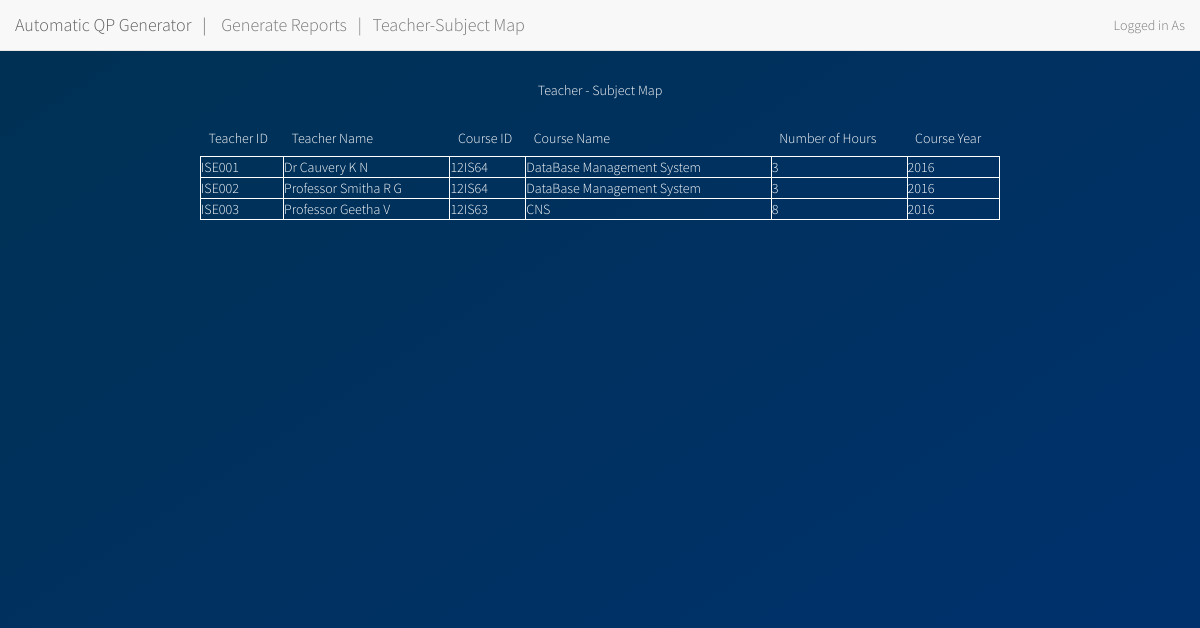
/admin/teachsub.php, run on the app's committed database.
### tables this page shows
CREATE TABLE `handled_by` (
  `Teacher_ID` varchar(20) NOT NULL DEFAULT '',
  `Course_ID` varchar(10) NOT NULL DEFAULT '',
  `No_of_Hours` int(5) DEFAULT NULL,
  `Course_Year` int(5) NOT NULL DEFAULT '0'
);

CREATE TABLE `teacher` (
  `FName` varchar(20) DEFAULT NULL,
  `MName` varchar(20) DEFAULT NULL,
  `LName` varchar(20) DEFAULT NULL,
  `Teacher_ID` varchar(20) NOT NULL,
  `Designation` varchar(20) DEFAULT NULL,
  `Dep_ID` varchar(10) DEFAULT NULL,
  `HOD_ID` varchar(20) DEFAULT NULL,
  `Password` varchar(1000) DEFAULT NULL
);

CREATE TABLE `course` (
  `Semester` int(10) DEFAULT NULL,
  `Course_ID` varchar(10) NOT NULL,
  `Credits` int(5) DEFAULT NULL,
  `Course_Tyoe` varchar(20) DEFAULT NULL,
  `Dept_ID` varchar(10) DEFAULT NULL,
  `Course_Name` varchar(50) DEFAULT NULL
);

### admin/teachsub.php (the view, shortened to what this page needs)
<!DOCTYPE html>
<?php
$result = mysql_query("SELECT * FROM Handled_By");
echo "<div class = 'wrapper'>
		<div class = 'container'>";
echo "Teacher - Subject Map<br><br>";
echo "<center><table>
<tr>
<th>Teacher ID</th>
<th>Teacher Name</th>
<th>Course ID</th>
<th>Course Name</th>
<th>Number of Hours</th>
<th>Course Year</th>
</tr>";
while($row1 = mysql_fetch_array($result))
{
echo "<tr>";
echo "<td>" . $row1['Teacher_ID'] . "</td>";
$tid=$row1['Teacher_ID'];
$sql = "select 	Designation,FName,MName,LName from Teacher where Teacher_ID='$tid'";
$result2 = mysql_query($sql);
$mname=mysql_result($result2,0,3);
$lname=mysql_result($result2,0,2);
$fname=mysql_result($result2,0,1);
$desg=mysql_result($result2,0,0);
echo "<td>" .$desg.' '.$fname.' '.$mname.' '.$lname.' '."</td>";
echo "<td>" .$row1['Course_ID'] . "</td>";
$n=$row1['Course_ID'];
$sql = "select Course_Name from Course where Course_ID='$n'";
$result1 = mysql_query($sql);
$name=mysql_result($result1,0);
echo "<td>" . $name. "</td>";
echo "<td>" . $row1['No_of_Hours'] . "</td>";
echo "<td>" . $row1['Course_Year'] . "</td>";
echo "</tr>";
}
?>
<head>
  <link rel="stylesheet" href="http://maxcdn.bootstrapcdn.com/bootstrap/3.3.6/css/bootstrap.min.css">
  <link rel='stylesheet' href='style.css'></head>
  <body>
  <nav class="navbar navbar-default navbar-fixed-top">
  <div class="container-fluid">
    <div class="navbar-header">
      <a class="navbar-brand">Automatic QP Generator &nbsp   |  </a>
    </div>
	  <a class="navbar-brand" href='admindash.php'>Generate Reports  &nbsp |  &nbsp Teacher-Subject Map</a>
    <div class="collapse navbar-collapse" id="myNavbar">
      <ul class="nav navbar-nav navbar-right">
        <li><a href="admindash.php">Logged in As     <?php echo $_SESSION["username"]; ?></a></li>
      </ul>
    </div>
  </div>
</nav>

### admin/style.css (style rules this page uses)
* { box-sizing: border-box; margin: 0; padding: 0; font-weight: 300; }
body { font-family: 'Source Sans Pro', sans-serif; color: white; font-weight: 300; }
.wrapper { background: #50a3a2; background: -webkit-linear-gradient(top left, #003153 0%, #003170 100%); background: linear-gradient(to bottom right, #003153 0%, #003170 100%); position: absolute; top: 0%; left: 0; width: 100%; height: 100%; margin-top: 0; overflow: scroll; }
.container { max-width: 800px; margin: 0 auto; padding: 80px 0; height: 600px; text-align: center; }
table { border: 1px solid white; width: 100%; }
table, th { border: none; padding: 1%; background: transparent; }
table,td { border: 1px solid white; border-collapse: collapse; }
table,tr { padding: 10%; border: none; }

### data on the page
handled_by: Teacher_ID "ISE001", Teacher_ID.Designation "Dr", Teacher_ID.FName "Cauvery", Teacher_ID.LName "K", Teacher_ID.MName "N", Course_ID "12IS64", Course_ID.Course_Name "DataBase Management System", No_of_Hours "3", Course_Year "2016"
handled_by: Teacher_ID "ISE002", Teacher_ID.Designation "Professor", Teacher_ID.FName "Smitha", Teacher_ID.LName "R", Teacher_ID.MName "G", Course_ID "12IS64", Course_ID.Course_Name "DataBase Management System", No_of_Hours "3", Course_Year "2016"
handled_by: Teacher_ID "ISE003", Teacher_ID.Designation "Professor", Teacher_ID.FName "Geetha", Teacher_ID.LName "V", Course_ID "12IS63", Course_ID.Course_Name "CNS", No_of_Hours "8", Course_Year "2016"
